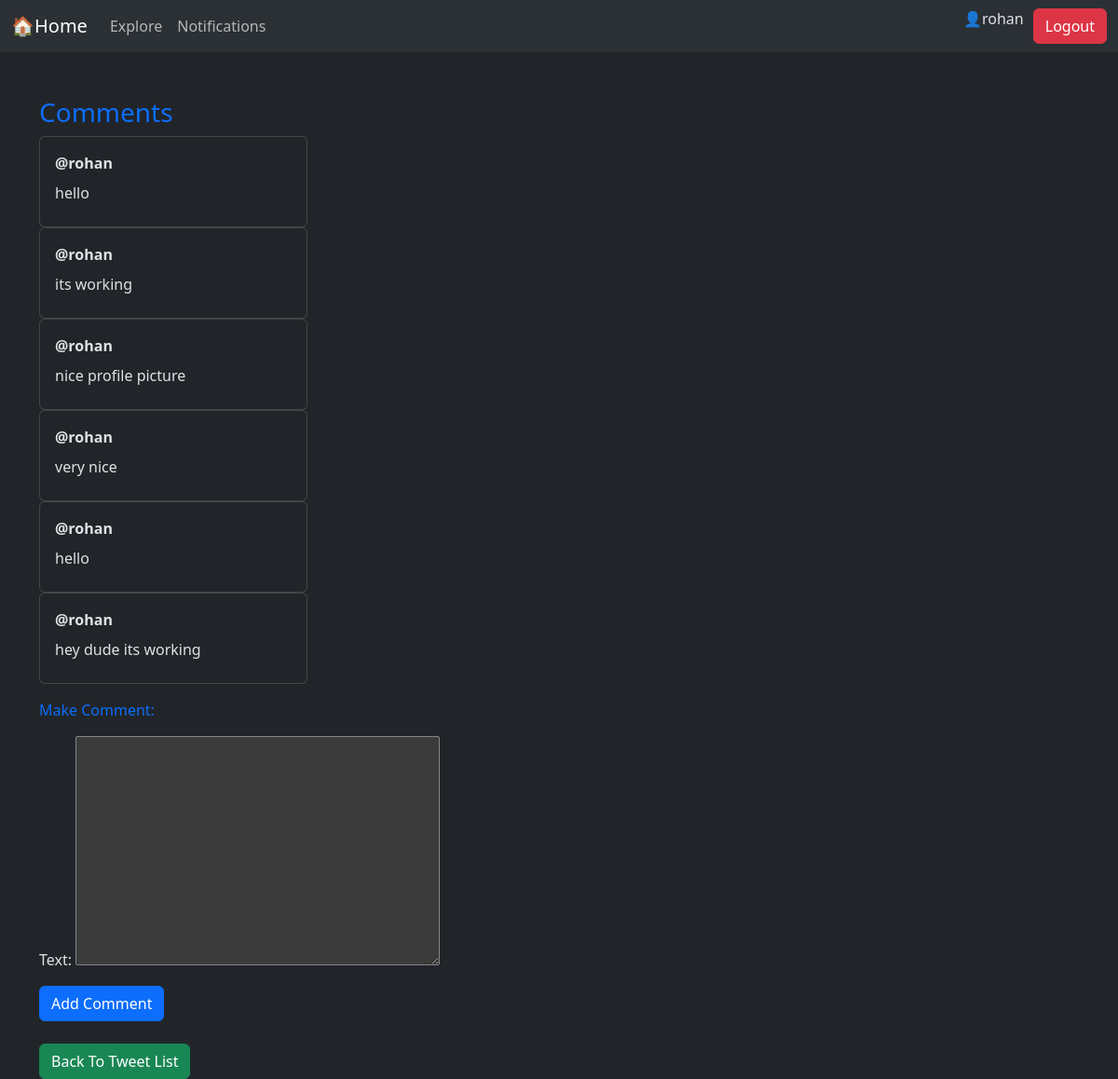
The app's page /12/comments/ (signed in) with its own data.
### tweet/models.py (models this page shows, shortened)
class Comments(models.Model):
    user=models.ForeignKey(User, on_delete=models.CASCADE, related_name='comments')
    tweet=models.ForeignKey(Tweet, on_delete=models.CASCADE, related_name='comments')
    text= models.TextField(max_length=200)
    created_at=models.DateTimeField(auto_now_add=True)

### tweet/views.py (the view)
# urls.py: path('<int:tweet_id>/comments/', views.comments_view, name='comments_view'),
def comments_view(request, tweet_id):
    tweet= get_object_or_404(Tweet, pk=tweet_id)
    comments= tweet.comments.all()# comments is a reverse manaager generated by Django because of the foreign key relationship.
    form= CommentsForm()
    return render(request, 'comments.html', {'tweet': tweet, 'comments': comments, 'form': form})

### tweet/forms.py
class CommentsForm(forms.ModelForm):
    class Meta:
        model=Comments
        fields=['text']

### tweet/templates/comments.html (shortened to what this page needs)
{% extends "base.html" %}
{% block content %}
<h3 class="text text-primary mt-5">Comments</h3>
{% if comments %}
 {% for comment in comments %}
<div class="card" style="width: 18rem;">
  <div class="card-body mb-2">
    <strong>@{{comment.user.username}}</strong>
    <p class="card-text mt-2">{{comment.text}}</p>
  </div>
</div>
{% endfor %}
 {% endif %}
<form method="post" enctype="multipart/form-data" name="comment_form"
 action="{% url 'make_comment' tweet.id %}">
    <label class="form-label mt-3 mb-3 text text-primary" for="">Make Comment:</label>{{form.as_p}}
    <button class="btn btn-primary" type="submit">Add Comment</button>
</form>
<a href="{% url 'tweet_list' %}" class="btn btn-success mt-4">Back To Tweet List</a>
{% endblock  %}

### templates/base.html (shortened to what this page needs)
{% load static %}
<!DOCTYPE html>
<html lang="en" data-bs-theme="dark">
<head>
    <link href="https://cdn.jsdelivr.net/npm/bootstrap@5.3.8/dist/css/bootstrap.min.css"
        rel="stylesheet"
>
</head>
<body>
    <nav class="navbar navbar-expand-lg bg-body-tertiary">
  <div class="container-fluid">
    <a class="navbar-brand" href="{% url 'tweet_list' %}">🏠Home</a>
    <div class="collapse navbar-collapse" id="navbarSupportedContent">
      <ul class="navbar-nav me-auto mb-2 mb-lg-0">
        <li class="nav-item">
          <a class="nav-link" href="#">Explore</a>
        </li>
        <li class="nav-item">
          <a class="nav-link" href="#">
            Notifications
          </a>
        </li>
      </ul>
       {% if user.is_authenticated %}
        <p>👤{{user.username}}</p>
        <form action="{% url 'logout' %}" method="post">
        <button class="btn btn-danger" type="submit" style="margin-left: 10px;">Logout</button>
      </form>
      {% else %}
      <a href="{% url 'register' %}" class="btn btn-success" style="margin-left: 10px;">Register</a>
      <a href="{% url 'login' %}" class="btn btn-primary" style="margin-left: 10px;">Login</a>
      {% endif %}
    </div>
  </div>
</nav>
  <div class="container">
        {% block content %}{% endblock %}
    </div>
</body>
</html>

### records on screen
Comments: user.username "rohan", text "hello"
Comments: user.username "rohan", text "its working"
Comments: user.username "rohan", text "nice profile picture"
Comments: user.username "rohan", text "very nice"
Comments: user.username "rohan", text "hello"
Comments: user.username "rohan", text "hey dude its working"

### other values on screen
{{ user.username }} "rohan"
